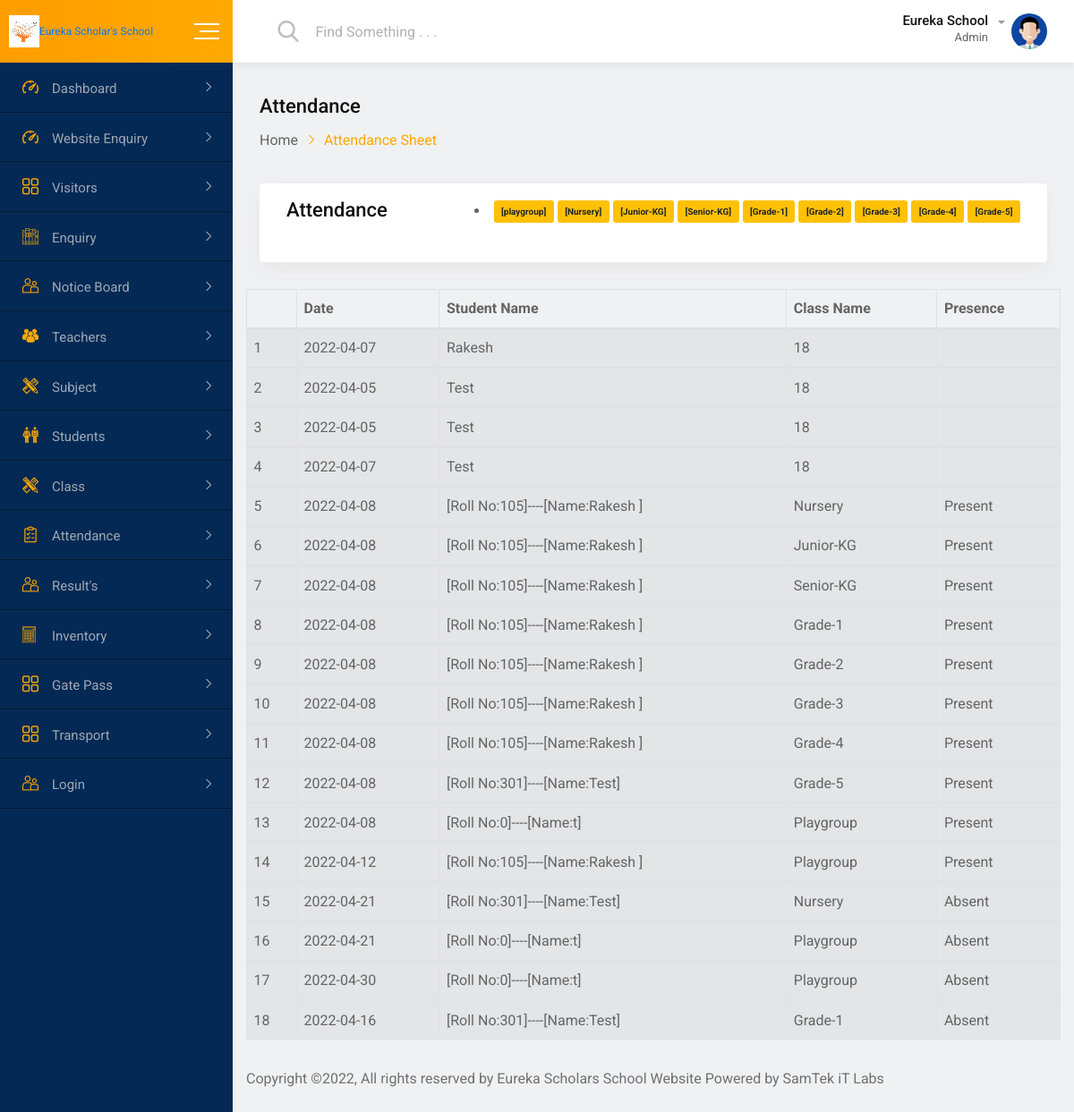
Page /manage-attendance.php on the committed database.
### tables this page shows
CREATE TABLE `sattendance` (
  `atid` int(200) NOT NULL,
  `date` varchar(100) NOT NULL,
  `StudentName` varchar(200) NOT NULL,
  `ClassName` varchar(200) NOT NULL,
  `presence` varchar(200) NOT NULL
);

### manage-attendance.php (the view, shortened to what this page needs)
<?php
include 'db.php';
?>
<!doctype html>
<html class="no-js" lang="">
<head>
    <link rel="stylesheet" href="css/normalize.css">
    <link rel="stylesheet" href="css/main.css">
    <link rel="stylesheet" href="css/bootstrap.min.css">
    <link rel="stylesheet" href="css/all.min.css">
    <link rel="stylesheet" href="fonts/flaticon.css">
    <link rel="stylesheet" href="css/fullcalendar.min.css">
    <link rel="stylesheet" href="css/animate.min.css">
    <link rel="stylesheet" href="style.css">
</head>
<body>
    <div id="wrapper" class="wrapper bg-ash">
        <div class="navbar navbar-expand-md header-menu-one bg-light">
            <div class="nav-bar-header-one">
                <div class="header-logo">
                    <a href="index1.php">
                        <img src="img/icon.png" alt="logo"><span style="font-size:1vw","color:red;">Eureka Scholar's School</span>
                     </a>
                </div>
                <div class="toggle-button sidebar-toggle">
                    <button type="button" class="item-link">
                        <span class="btn-icon-wrap">
                            <span></span>
                            <span></span>
                            <span></span>
                        </span>
                    </button>
                </div>
            </div>
            <div class="header-main-menu collapse navbar-collapse" id="mobile-navbar">
                <ul class="navbar-nav">
                    <li class="navbar-item header-search-bar">
                        <div class="input-group stylish-input-group">
                            <span class="input-group-addon">
                                <button type="submit">
                                    <span class="flaticon-search" aria-hidden="true"></span>
                            </button>
                            </span>
                            <input type="text" class="form-control" placeholder="Find Something . . .">
                        </div>
                    </li>
                </ul>
                <ul class="navbar-nav">
                    <li class="navbar-item dropdown header-admin">
                        <a class="navbar-nav-link dropdown-toggle" href="#" role="button" data-toggle="dropdown" aria-expanded="false">
                            <div class="admin-title">
                                <h5 class="item-title">Eureka School</h5>
                                <span>Admin</span>
                            </div>
                            <div class="admin-img">
                                <img src="img/figure/admin.jpg" alt="Admin">
                            </div>
                        </a>
                    </li>
                     </div>
                        </div>
            </div>
        <div class="dashboard-page-one">
            <div class="sidebar-main sidebar-menu-one sidebar-expand-md sidebar-color">
                <div class="sidebar-menu-content">
                    <ul class="nav nav-sidebar-menu sidebar-toggle-view">
                        <li class="nav-item sidebar-nav-item">
                            <a href="index1.php" class="nav-link"><i class="flaticon-dashboard"></i><span>Dashboard</span></a>
                        </li>
						<li class="nav-item sidebar-nav-item">
                            <a href="enquiry.php" class="nav-link"><i class="flaticon-dashboard"></i><span>Website Enquiry</span></a>
                         </li>
						<li class="nav-item sidebar-nav-item">
                            <a href="#" class="nav-link"><i class="flaticon-menu-1"></i><span>Visitors</span></a>
                        </li>
						<li class="nav-item sidebar-nav-item">
                            <a href="#" class="nav-link"><i class="flaticon-books"></i><span>Enquiry</span></a>
                        </li>
						<li class="nav-item sidebar-nav-item">
                            <a href="#" class="nav-link"><i class="flaticon-couple"></i><span>Notice Board</span></a>
                        </li>
						<li class="nav-item sidebar-nav-item">
                            <a href="#" class="nav-link"><i
                                    class="flaticon-multiple-users-silhouette"></i><span>Teachers</span></a>
                        </li>
						<li class="nav-item sidebar-nav-item">
                            <a href="#" class="nav-link"><i
                                    class="flaticon-maths-class-materials-cross-of-a-pencil-and-a-ruler"></i><span>Subject</span></a>
                        </li>
                        <li class="nav-item sidebar-nav-item">
                            <a href="#" class="nav-link"><i class="flaticon-classmates"></i><span>Students</span></a>
                        </li>
                        <li class="nav-item sidebar-nav-item">
                            <a href="#" class="nav-link"><i
                                    class="flaticon-maths-class-materials-cross-of-a-pencil-and-a-ruler"></i><span>Class</span></a>
                        </li>
						<li class="nav-item sidebar-nav-item">
                            <a href="#" class="nav-link"><i class="flaticon-shopping-list"></i><span>Attendance</span></a>
                        </li>
                        <li class="nav-item sidebar-nav-item">
                            <a href="#" class="nav-link"><i class="flaticon-couple"></i><span>Result's</span></a>
                        </li>
                        <li class="nav-item sidebar-nav-item">
                            <a href="#" class="nav-link"><i class="flaticon-technological"></i><span>Inventory</span></a>
                        </li>
                        <li class="nav-item sidebar-nav-item">
                            <a href="#" class="nav-link"><i class="flaticon-menu-1"></i><span>Gate Pass</span></a>
                        </li>
                        <li class="nav-item sidebar-nav-item">
                            <a href="#" class="nav-link"><i class="flaticon-menu-1"></i><span>Transport</span></a>
                        </li>
                        <li class="nav-item sidebar-nav-item">
                            <a href="#" class="nav-link"><i class="flaticon-couple"></i><span>Login</span></a>
                        </li>
                    </ul>
                </div>
            </div>
            <div class="dashboard-content-one">
                <div class="breadcrumbs-area">
                    <h3>Attendance</h3>
                    <ul>
                        <li>
                            <a href="index1.php">Home</a>
                        </li>
                        <li>Attendance Sheet</li>
                    </ul>
                </div>
                <div class="row">
                    <div class="col-4-xxxl col-12">
                        <div class="card height-auto">
                            <div class="card-body">
                                <div class="heading-layout1">
                                    <div class="item-title">
                                        <h3>Attendance</h3>
                                    </div>
								<li>
									<a href="attendance-playgroup.php"><button class="btn btn-warning b"><b>[playgroup]</b></button></a>
                                    <a href="attendance-nursery.php"><button class="btn btn-warning b"><b>[Nursery]</b></button></a>
                                    <a href="attendance-juniorkg.php"><button class="btn btn-warning b"><b>[Junior-KG]</b></button></a>
                                    <a href="attendance-seniorkg.php"><button class="btn btn-warning b"><b>[Senior-KG]</b></button></a>
                                    <a href="attendance-grade1.php"><button class="btn btn-warning b"><b>[Grade-1]</b></button></a>
                                    <a href="attendance-grade2.php"><button class="btn btn-warning b"><b>[Grade-2]</b></button></a>
                                    <a href="attendance-grade3.php"><button class="btn btn-warning b"><b>[Grade-3]</b></button></a>
                                    <a href="attendance-grade4.php"><button class="btn btn-warning b"><b>[Grade-4]</b></button></a>
                                    <a href="attendance-grade5.php"><button class="btn btn-warning b"><b>[Grade-5]</b></button></a>
                                </li>
								</div>
                            </div>
                        </div>
                    </div>
					<div class="table-responsive">
                                     <table class="table table-striped table-bordered zero-configuration" >
                                         <thead>
                                            <tr>
											<th></th>
                                            <th>Date</th>
                                            <th>Student Name</th>
                                            <th>Class Name</th>
											<th>Presence</th>
                                            </tr>
                                        </thead>
										 <?php
										  $i=1;
										  $results1 = mysqli_query($conn, "select * from sattendance");
										  while ($row1 = mysqli_fetch_array($results1)) {
										  ?>
                                        <tbody id="geeks">
                                            <tr>
                                                <td><?php echo $i; ?></td>
												  <td><?php echo $row1['date' ];?> </td>
												  <td><?php echo $row1['StudentName'];?></td>
												  <td><?php echo $row1['ClassName'];?></td>
												  <td><?php echo $row1['presence'];?></td>
												<?php $i++;  } ?>
                                            </tr>
                                        </tbody>
                                     </table>
                                </div>
                <footer class="footer-wrap-layout1">
                    <div class="copyright">Copyright ©2022, All rights reserved by Eureka Scholars School Website Powered by SamTek iT Labs</a></div>
                </footer>
            </div>
        </div>
    </div>
</body>
</html>

### css/main.css (style rules this page uses)
html { color: #222; font-size: 1em; line-height: 1.4; }
audio, canvas, iframe, img, svg, video { vertical-align: middle; }

### rows in the picture
sattendance: date "2022-04-07", StudentName "Rakesh", ClassName "18"
sattendance: date "2022-04-05", StudentName "Test", ClassName "18"
sattendance: date "2022-04-05", StudentName "Test", ClassName "18"
sattendance: date "2022-04-07", StudentName "Test", ClassName "18"
sattendance: date "2022-04-08", StudentName "[Roll No:105]----[Name:Rakesh ]", ClassName "Nursery", presence "Present"
sattendance: date "2022-04-08", StudentName "[Roll No:105]----[Name:Rakesh ]", ClassName "Junior-KG", presence "Present"
sattendance: date "2022-04-08", StudentName "[Roll No:105]----[Name:Rakesh ]", ClassName "Senior-KG", presence "Present"
sattendance: date "2022-04-08", StudentName "[Roll No:105]----[Name:Rakesh ]", ClassName "Grade-1", presence "Present"
sattendance: date "2022-04-08", StudentName "[Roll No:105]----[Name:Rakesh ]", ClassName "Grade-2", presence "Present"
sattendance: date "2022-04-08", StudentName "[Roll No:105]----[Name:Rakesh ]", ClassName "Grade-3", presence "Present"
sattendance: date "2022-04-08", StudentName "[Roll No:105]----[Name:Rakesh ]", ClassName "Grade-4", presence "Present"
sattendance: date "2022-04-08", StudentName "[Roll No:301]----[Name:Test]", ClassName "Grade-5", presence "Present"
sattendance: date "2022-04-08", StudentName "[Roll No:0]----[Name:t]", ClassName "Playgroup", presence "Present"
sattendance: date "2022-04-12", StudentName "[Roll No:105]----[Name:Rakesh ]", ClassName "Playgroup", presence "Present"
sattendance: date "2022-04-21", StudentName "[Roll No:301]----[Name:Test]", ClassName "Nursery", presence "Absent"
sattendance: date "2022-04-21", StudentName "[Roll No:0]----[Name:t]", ClassName "Playgroup", presence "Absent"
sattendance: date "2022-04-30", StudentName "[Roll No:0]----[Name:t]", ClassName "Playgroup", presence "Absent"
sattendance: date "2022-04-16", StudentName "[Roll No:301]----[Name:Test]", ClassName "Grade-1", presence "Absent"
